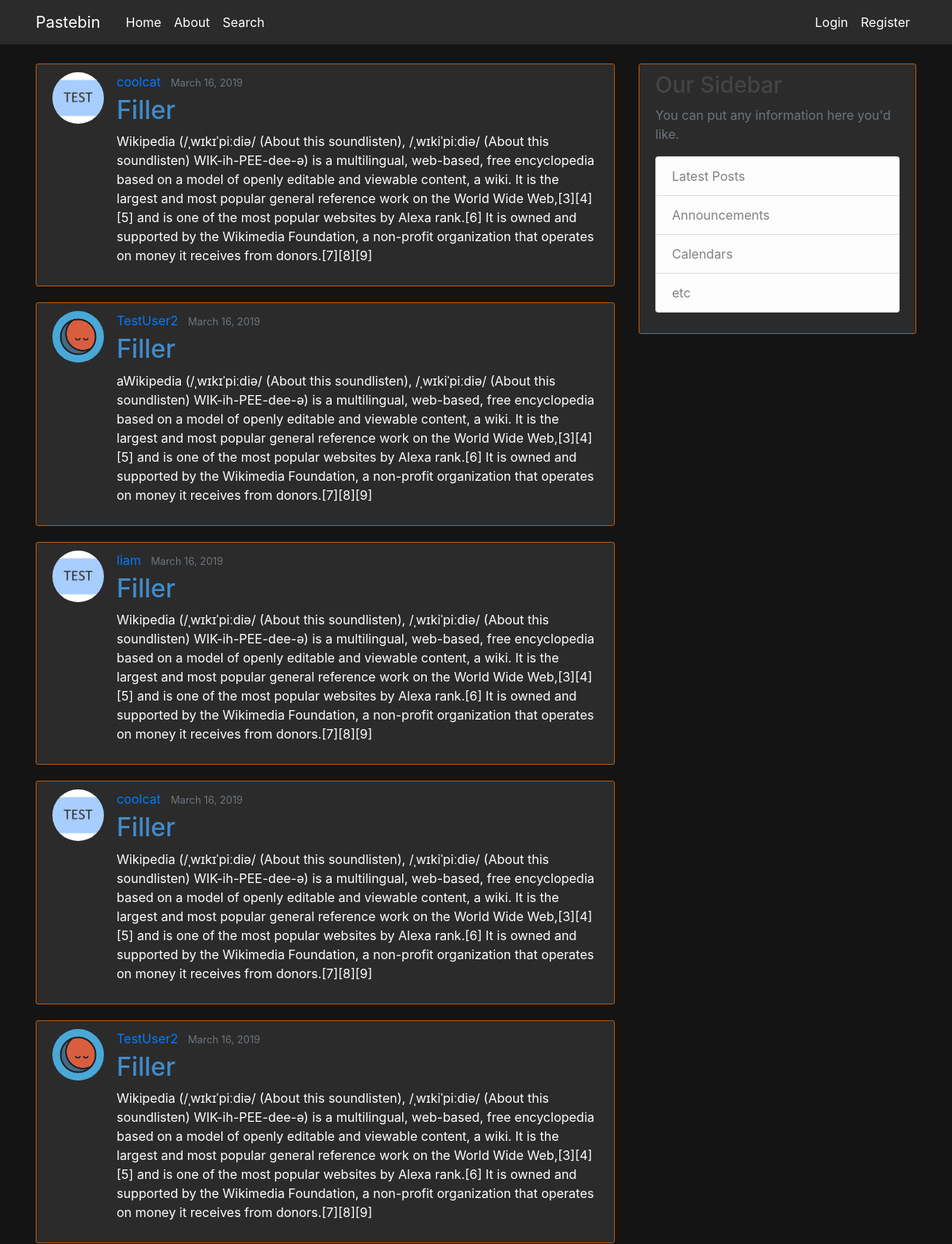
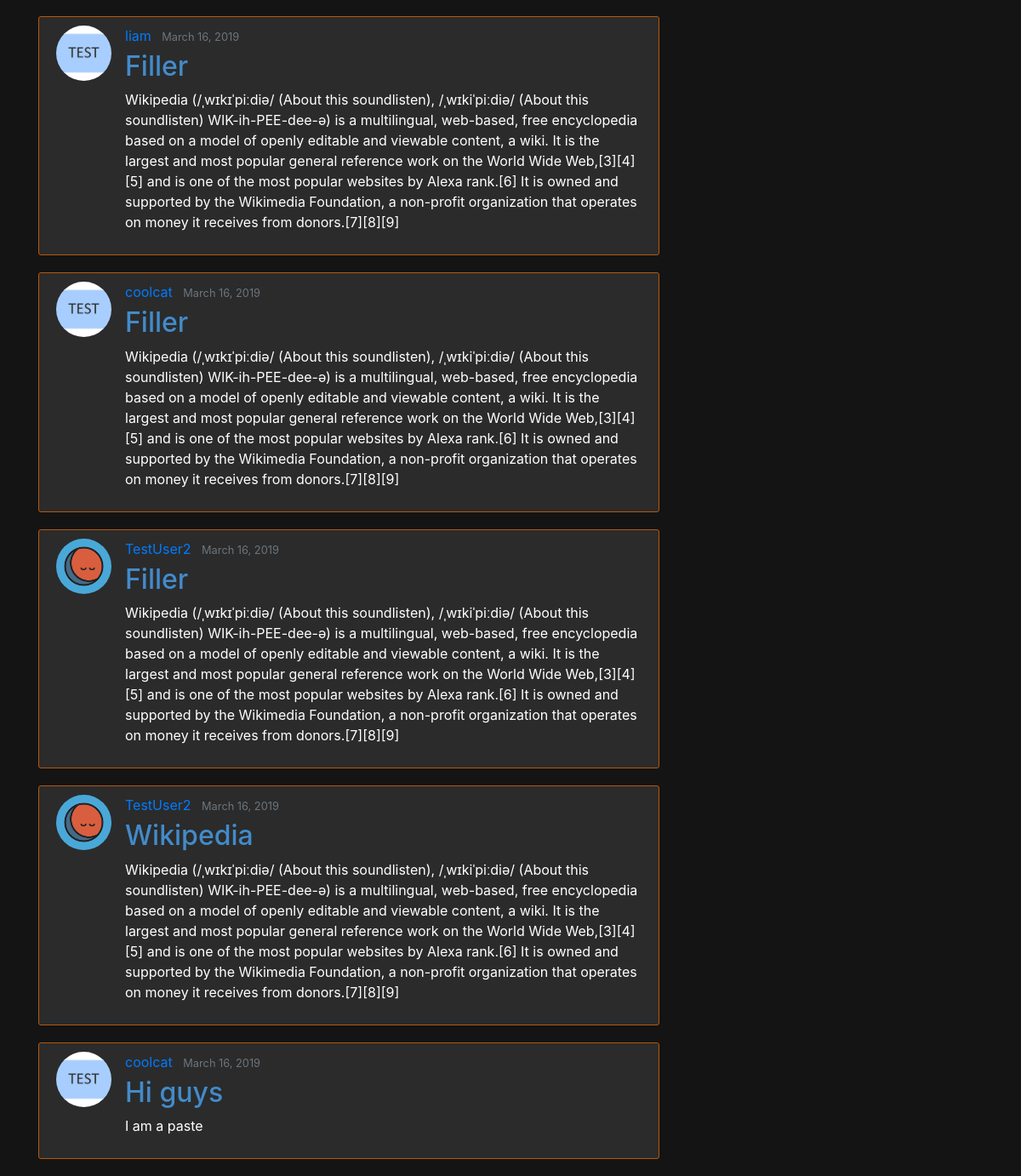
The page / on the database its author committed (2 pictures, top to bottom).
### paste/models.py (models this page shows, shortened)
class Post(models.Model):
	title = models.CharField(max_length = 100)
	content = models.TextField()
	date_posted = models.DateTimeField(default=timezone.now)
	author = models.ForeignKey(User, on_delete=models.CASCADE)

### users/models.py (models this page shows, shortened)
class Profile(models.Model):
	user = models.OneToOneField(User, on_delete=models.CASCADE)
	image = models.ImageField(default='deafult.jpg', upload_to='profile_pics')

### paste/views.py (the view)
# urls.py: path('', PostListView.as_view(), name='paste-home'),
class PostListView(ListView):
	model = Post
	template_name = 'paste/home.html'
	context_object_name = 'posts'
	ordering = ['-date_posted']
	paginate_by = 10

### paste/templates/paste/home.html
{% extends "paste/base.html" %}
{% block content %}
	{% for post in posts%}
	<article class="media content-section">
		<img class="rounded-circle article-img" src="{{post.author.profile.image.url}}">
		<div class="media-body">
			<div class="article-metadata">
				<a class="mr-2" href="{% url 'profile'%}">{{ post.author }}</a>
				<small class="text-muted">{{ post.date_posted|date:"F d, Y" }}</small>
			</div>
			<h2><a class="article-title" href="{% url 'post-detail' post.id %}">{{ post.title }}</a></h2>
			<p class="article-content">{{ post.content }}</p>
		</div>
	</article>
	{% endfor %}
{% endblock content %}

### paste/templates/paste/base.html (shortened to what this page needs)
{% load static %}
<!DOCTYPE html>
<html>
<head>
	<link rel="stylesheet" href="https://maxcdn.bootstrapcdn.com/bootstrap/4.0.0/css/bootstrap.min.css">
	<link rel="stylesheet" type="text/css" href="{% static 'paste/main.css' %}">
</head>
<body>
	<header class="site-header">
		<nav class="navbar navbar-expand-md navbar-dark bg-steel fixed-top">
			<div class="container">
				<a class="navbar-brand mr-4" href="{% url 'paste-home'%}">Pastebin</a>
				<div class="collapse navbar-collapse" id="navbarToggle">
					<div class="navbar-nav mr-auto">
						<a class="nav-item nav-link" href="{% url 'paste-home'%}">Home</a>
						<a class="nav-item nav-link" href="{% url 'paste-about'%}">About</a>
						<a class="nav-item nav-link" href="#">Search</a>
					</div>
					<div class="navbar-nav">
						{% if user.is_authenticated %}
							<a class="nav-item nav-link" href="{% url 'profile'%}">Profile</a>
							<a class="nav-item nav-link" href="{% url 'post-create'%}">Create Paste</a>
							<a class="nav-item nav-link" href="{% url 'logout'%}">Logout</a>
						{% else %}
							<a class="nav-item nav-link" href="{% url 'login'%}">Login</a>
							<a class="nav-item nav-link" href="{% url 'register'%}">Register</a>
						{% endif %}
					</div>
				</div>
			</div>
		</nav>
	</header>
	<main role="main" class="container">
		<div class="row">
			<div class="col-md-8">
				{% block content %}{% endblock %}
			</div>
			<div class="col-md-4">
				<div class="content-section">
					<h3>Our Sidebar</h3>
					<p class='text-muted'>You can put any information here you'd like.
						<ul class="list-group">
							<li class="list-group-item list-group-item-light">Latest Posts</li>
							<li class="list-group-item list-group-item-light">Announcements</li>
							<li class="list-group-item list-group-item-light">Calendars</li>
							<li class="list-group-item list-group-item-light">etc</li>
						</ul>
					</p>
				</div>
			</div>
		</div>
	</main>
</body>
</html>

### paste/static/paste/main.css (style rules this page uses)
body { background: #141414; color: #333333; margin-top: 5rem; }
h1, h2, h3, h4, h5, h6 { color: #444444; }
ul { margin: 0; }
.bg-steel { background-color: #2b2b2b; }
.site-header .navbar-nav .nav-link { color: #ffffff; }
.content-section { background: #2b2b2b; padding: 10px 20px; border: 1px solid #b75709; border-radius: 3px; margin-bottom: 20px; color: #ffffff; }
.article-title { color: #428bca; }
.article-content { white-space: pre-line; }
.article-img { height: 65px; width: 65px; margin-right: 16px; }
.article-metadata { padding-bottom: 1px; margin-bottom: 4px; border-bottom: 1px solid #e3e3e3 color: #ffffff; }

### rows shown on the page
Post: author.profile.image (picture), author "coolcat", date_posted "March 16, 2019", title "Filler", content "Wikipedia (/ˌwɪkɪˈpiːdiə/ (About this soundlisten), /ˌwɪkiˈpiːdiə/ (About this soundlisten) WIK-ih-PEE-dee-ə) is a multilingual, web-based, free encyclopedia based on a model of openly editable and viewable content, a wiki. It is the largest and most popular general reference work on the World Wide Web,[3][4][5] and is one of the most popular websites by Alexa rank.[6] It is owned and supported by the Wikimedia Foundation, a non-profit organization that operates on money it receives from donors.[7][8][9]"
Post: author.profile.image (picture), author "TestUser2", date_posted "March 16, 2019", title "Filler", content "aWikipedia (/ˌwɪkɪˈpiːdiə/ (About this soundlisten), /ˌwɪkiˈpiːdiə/ (About this soundlisten) WIK-ih-PEE-dee-ə) is a multilingual, web-based, free encyclopedia based on a model of openly editable and viewable content, a wiki. It is the largest and most popular general reference work on the World Wide Web,[3][4][5] and is one of the most popular websites by Alexa rank.[6] It is owned and supported by the Wikimedia Foundation, a non-profit organization that operates on money it receives from donors.[7][8][9]"
Post: author.profile.image (picture), author "liam", date_posted "March 16, 2019", title "Filler", content "Wikipedia (/ˌwɪkɪˈpiːdiə/ (About this soundlisten), /ˌwɪkiˈpiːdiə/ (About this soundlisten) WIK-ih-PEE-dee-ə) is a multilingual, web-based, free encyclopedia based on a model of openly editable and viewable content, a wiki. It is the largest and most popular general reference work on the World Wide Web,[3][4][5] and is one of the most popular websites by Alexa rank.[6] It is owned and supported by the Wikimedia Foundation, a non-profit organization that operates on money it receives from donors.[7][8][9]"
Post: author.profile.image (picture), author "coolcat", date_posted "March 16, 2019", title "Filler", content "Wikipedia (/ˌwɪkɪˈpiːdiə/ (About this soundlisten), /ˌwɪkiˈpiːdiə/ (About this soundlisten) WIK-ih-PEE-dee-ə) is a multilingual, web-based, free encyclopedia based on a model of openly editable and viewable content, a wiki. It is the largest and most popular general reference work on the World Wide Web,[3][4][5] and is one of the most popular websites by Alexa rank.[6] It is owned and supported by the Wikimedia Foundation, a non-profit organization that operates on money it receives from donors.[7][8][9]"
Post: author.profile.image (picture), author "TestUser2", date_posted "March 16, 2019", title "Filler", content "Wikipedia (/ˌwɪkɪˈpiːdiə/ (About this soundlisten), /ˌwɪkiˈpiːdiə/ (About this soundlisten) WIK-ih-PEE-dee-ə) is a multilingual, web-based, free encyclopedia based on a model of openly editable and viewable content, a wiki. It is the largest and most popular general reference work on the World Wide Web,[3][4][5] and is one of the most popular websites by Alexa rank.[6] It is owned and supported by the Wikimedia Foundation, a non-profit organization that operates on money it receives from donors.[7][8][9]"
Post: author.profile.image (picture), author "liam", date_posted "March 16, 2019", title "Filler", content "Wikipedia (/ˌwɪkɪˈpiːdiə/ (About this soundlisten), /ˌwɪkiˈpiːdiə/ (About this soundlisten) WIK-ih-PEE-dee-ə) is a multilingual, web-based, free encyclopedia based on a model of openly editable and viewable content, a wiki. It is the largest and most popular general reference work on the World Wide Web,[3][4][5] and is one of the most popular websites by Alexa rank.[6] It is owned and supported by the Wikimedia Foundation, a non-profit organization that operates on money it receives from donors.[7][8][9]"
Post: author.profile.image (picture), author "coolcat", date_posted "March 16, 2019", title "Filler", content "Wikipedia (/ˌwɪkɪˈpiːdiə/ (About this soundlisten), /ˌwɪkiˈpiːdiə/ (About this soundlisten) WIK-ih-PEE-dee-ə) is a multilingual, web-based, free encyclopedia based on a model of openly editable and viewable content, a wiki. It is the largest and most popular general reference work on the World Wide Web,[3][4][5] and is one of the most popular websites by Alexa rank.[6] It is owned and supported by the Wikimedia Foundation, a non-profit organization that operates on money it receives from donors.[7][8][9]"
Post: author.profile.image (picture), author "TestUser2", date_posted "March 16, 2019", title "Filler", content "Wikipedia (/ˌwɪkɪˈpiːdiə/ (About this soundlisten), /ˌwɪkiˈpiːdiə/ (About this soundlisten) WIK-ih-PEE-dee-ə) is a multilingual, web-based, free encyclopedia based on a model of openly editable and viewable content, a wiki. It is the largest and most popular general reference work on the World Wide Web,[3][4][5] and is one of the most popular websites by Alexa rank.[6] It is owned and supported by the Wikimedia Foundation, a non-profit organization that operates on money it receives from donors.[7][8][9]"
Post: author.profile.image (picture), author "TestUser2", date_posted "March 16, 2019", title "Wikipedia", content "Wikipedia (/ˌwɪkɪˈpiːdiə/ (About this soundlisten), /ˌwɪkiˈpiːdiə/ (About this soundlisten) WIK-ih-PEE-dee-ə) is a multilingual, web-based, free encyclopedia based on a model of openly editable and viewable content, a wiki. It is the largest and most popular general reference work on the World Wide Web,[3][4][5] and is one of the most popular websites by Alexa rank.[6] It is owned and supported by the Wikimedia Foundation, a non-profit organization that operates on money it receives from donors.[7][8][9]"
Post: author.profile.image (picture), author "coolcat", date_posted "March 16, 2019", title "Hi guys", content "I am a paste"
